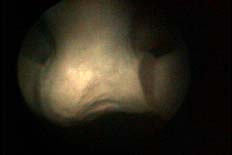
#> input picture pdf_images/p6-000.png, 232 x 155 px, found by its file name
$ python endoscope_depth.py
#> lines starting #> are read from the running program, lines starting #| are printed output that depends on the picture; after the words box and inside, x2 and y2 are one past the last pixel; in counts of white or black regions, pixels touching at a corner belong together
"""
Self-contained endoscope depth estimation script.

Just put this file in your repo with a folder called pdf_images/ containing
the three p6-*.png images from the Wu et al. 2009 paper. Then run:
    python endoscope_depth.py

Outputs per image (in outputs/):
  - paper_endoscope_a.png   (6-panel figure: input, masks, depth, 3D plot)
  - paper_endoscope_a.ply   (colored point cloud for MeshLab/CloudCompare)
  - Same for views b and c
  - paper_endoscope_summary.png  (combined 3-view comparison)

Algorithm:
  Single-image depth from inverse-square + Lambertian shading.
  I = albedo * light / r^2  =>  r = sqrt(albedo * light / I)
  Then: specular masking + edge-aware smoothing.
"""

import os
import numpy as np
from PIL import Image
import matplotlib.pyplot as plt
from scipy.ndimage import gaussian_filter


# =============================================================================
# Core algorithm (was in photometric_depth.py)
# =============================================================================

def to_luminance(rgb):
    """Weighted RGB -> single brightness channel (green-heavy for tissue)."""
    return 0.15 * rgb[..., 0] + 0.70 * rgb[..., 1] + 0.15 * rgb[..., 2]


def detect_specular_mask(rgb, brightness_thresh=0.85, sat_thresh=0.3):
    """Mask pixels that are both very bright AND low-saturation (glints)."""
    luminance = to_luminance(rgb)
    max_c = rgb.max(axis=-1)
    min_c = rgb.min(axis=-1)
    saturation = np.where(max_c > 1e-6, (max_c - min_c) / (max_c + 1e-6), 0.0)
    return (luminance > brightness_thresh) & (saturation < sat_thresh)


def inpaint_mask(image, mask, iterations=20):
    """Iterative neighbor-averaging fill of masked pixels."""
    filled = image.copy()
    filled[mask] = 0.0
    for _ in range(iterations):
        blurred = gaussian_filter(filled, sigma=2.0)
        filled[mask] = blurred[mask]
    return filled


# Diffuse reflectance (albedo) of spine bone under white light. Prepared / dry
# vertebral cortical bone is a bright, near-white diffuse reflector; published
# visible-range diffuse reflectance for bone runs ~0.4 (fresh/wet, blood-tinged)
# to ~0.7 (dry, prepared specimen), so 0.6 is a good mid value for a clean
# vertebral bone. NOTE: in the inverse-square inversion below only the PRODUCT
# albedo * light_power enters, as a uniform sqrt() multiplier on r, so this value
# sets the absolute depth SCALE, not the recovered shape / relative depth map.
SPINE_BONE_ALBEDO = 0.6


def brightness_to_depth(luminance, albedo=SPINE_BONE_ALBEDO, light_power=0.3, eps=1e-3):
    """Inverse-square inversion: r = sqrt(rho * L / I)."""
    safe_I = np.maximum(luminance, eps)
    return np.sqrt(albedo * light_power / safe_I)


def bilateral_smooth(depth, guide, spatial_sigma=10.0, range_sigma=0.08,
                     iterations=4):
    """Edge-aware smoothing of depth using the luminance image as guide."""
    smoothed = depth.copy()
    for _ in range(iterations):
        for shift in [(-1, 0), (1, 0), (0, -1), (0, 1)]:
            shifted_depth = np.roll(smoothed, shift, axis=(0, 1))
            shifted_guide = np.roll(guide, shift, axis=(0, 1))
            weight = np.exp(-((guide - shifted_guide) ** 2) /
                            (2 * range_sigma ** 2))
            smoothed = (1 - 0.25 * weight) * smoothed + \
                       (0.25 * weight) * shifted_depth
    return gaussian_filter(smoothed, sigma=spatial_sigma * 0.3)


# =============================================================================
# PLY export
# =============================================================================

def write_ply(filename, points_xyz, colors_rgb=None):
    """Write a colored point cloud to ASCII PLY format."""
    n = len(points_xyz)
    has_color = colors_rgb is not None
    header = ["ply", "format ascii 1.0", f"element vertex {n}",
              "property float x", "property float y", "property float z"]
    if has_color:
        header += ["property uchar red", "property uchar green",
                   "property uchar blue"]
    header.append("end_header")
    with open(filename, 'w') as f:
        f.write('\n'.join(header) + '\n')
        if has_color:
            for (x, y, z), (r, g, b) in zip(points_xyz, colors_rgb):
                f.write(f"{x:.4f} {y:.4f} {z:.4f} {int(r)} {int(g)} {int(b)}\n")
        else:
            for (x, y, z) in points_xyz:
                f.write(f"{x:.4f} {y:.4f} {z:.4f}\n")


def depth_to_pointcloud(depth, rgb, mask, depth_scale=30.0):
    """Convert depth map -> colored 3D points. Close pixels get high Z."""
    H, W = depth.shape
    j, i = np.meshgrid(np.arange(W), np.arange(H))
    cx, cy = W / 2.0, H / 2.0
    X = (j - cx).astype(np.float32)
    Y = -(i - cy).astype(np.float32)
    Z = -depth.astype(np.float32) * depth_scale
    pts = np.stack([X[mask], Y[mask], Z[mask]], axis=-1)
    cols = (np.clip(rgb, 0, 1) * 255).astype(np.uint8)
    cols = cols[mask]
    return pts, cols


# =============================================================================
# Main per-image processing
# =============================================================================

def print_depth_stats(label, depth, mask):
    valid = depth[mask]
    if len(valid) == 0:
        print(f"  [{label}] no valid pixels!")
        return
    print(f"  --- Depth statistics ({label}) ---")
    print(f"    valid pixels:    {valid.size:>8} of {depth.size} ({100*valid.size/depth.size:.1f}%)")
    print(f"    depth min:       {valid.min():>8.3f}  (closest to scope)")
    print(f"    depth max:       {valid.max():>8.3f}  (farthest in view)")
    print(f"    depth mean:      {valid.mean():>8.3f}")
    print(f"    depth std:       {valid.std():>8.3f}")
    print(f"    depth median:    {np.median(valid):>8.3f}")
    print(f"    range (max-min): {valid.max() - valid.min():>8.3f}")


def process_endoscope_image(path, out_png_path, out_ply_path, title):
    img = Image.open(path).convert('RGB')
    rgb = np.asarray(img, dtype=np.float32) / 255.0
    print(f"\nLoaded {path}: shape {rgb.shape}")

    lum_raw = to_luminance(rgb)
    fov_mask = lum_raw > 0.05
    print(f"  FOV pixels: {fov_mask.sum()} of {fov_mask.size}")

    specular_mask = detect_specular_mask(rgb)
    print(f"  Specular highlights: {specular_mask.sum()} pixels")

    cleaned = rgb.copy()
    for c in range(3):
        cleaned[..., c] = inpaint_mask(rgb[..., c], specular_mask)

    lum = to_luminance(cleaned)
    depth_raw = brightness_to_depth(lum)
    depth = bilateral_smooth(depth_raw, lum)

    print_depth_stats(title, depth, fov_mask)

    pts, cols = depth_to_pointcloud(depth, rgb, fov_mask)
    write_ply(out_ply_path, pts, cols)
    print(f"  Wrote PLY: {out_ply_path}  ({len(pts)} points)")

    # 6-panel figure
    depth_disp = np.where(fov_mask, depth, np.nan)
    fig = plt.figure(figsize=(15, 9), dpi=130)
    fig.patch.set_facecolor('#f5f5f0')
    gs = fig.add_gridspec(2, 3)

    ax = fig.add_subplot(gs[0, 0])
    ax.imshow(rgb)
    ax.set_title('Real endoscope image\n(from Wu et al. 2009)',
                  fontsize=11, fontweight='bold')
    ax.axis('off')

    ax = fig.add_subplot(gs[0, 1])
    ax.imshow(rgb)
    overlay = np.zeros((*specular_mask.shape, 4))
    overlay[specular_mask] = [1, 0, 0, 0.5]
    ax.imshow(overlay)
    ax.set_title(f'Specular highlights\n({specular_mask.sum()} pixels)',
                  fontsize=11, fontweight='bold')
    ax.axis('off')

    ax = fig.add_subplot(gs[0, 2])
    ax.imshow(np.clip(cleaned, 0, 1))
    ax.set_title('After inpainting', fontsize=11, fontweight='bold')
    ax.axis('off')

    ax = fig.add_subplot(gs[1, 0])
    vmin = np.nanpercentile(depth_disp, 5)
    vmax = np.nanpercentile(depth_disp, 95)
    im = ax.imshow(depth_disp, cmap='turbo', vmin=vmin, vmax=vmax)
    ax.set_title('Estimated depth\nBLUE = close, RED = far',
                  fontsize=11, fontweight='bold')
    ax.axis('off')
    plt.colorbar(im, ax=ax, shrink=0.75, label='relative depth')

    ax = fig.add_subplot(gs[1, 1])
    ax.imshow(rgb * 0.55)
    ax.imshow(depth_disp, cmap='turbo', vmin=vmin, vmax=vmax, alpha=0.55)
    ax.set_title('Depth overlay on image',
                  fontsize=11, fontweight='bold')
    ax.axis('off')

    ax = fig.add_subplot(gs[1, 2], projection='3d')
    Hh, Ww = depth.shape
    step = max(1, Ww // 60)
    yy, xx = np.mgrid[0:Hh:step, 0:Ww:step]
    zz = depth[::step, ::step]
    mm = fov_mask[::step, ::step]
    zz_m = np.where(mm, zz, np.nan)
    ax.plot_surface(xx, yy, -zz_m, cmap='turbo',
                     vmin=-vmax, vmax=-vmin,
                     linewidth=0, antialiased=True, alpha=0.95)
    ax.set_title('3D reconstruction', fontsize=11, fontweight='bold')
    ax.set_xlabel('x (px)'); ax.set_ylabel('y (px)'); ax.set_zlabel('-depth')
    ax.view_init(elev=50, azim=-65)

    fig.suptitle(f'Photometric depth on REAL endoscope photo: {title}',
                  fontsize=13, y=1.0, fontweight='bold')
    plt.tight_layout()
    plt.savefig(out_png_path, dpi=130, bbox_inches='tight', facecolor='#f5f5f0')
    plt.close()
    print(f"  Wrote PNG: {out_png_path}")
    return depth, fov_mask


# =============================================================================
# Driver
# =============================================================================

def main():
    out_dir = './outputs'
    os.makedirs(out_dir, exist_ok=True)

    candidates = [
        ('./pdf_images/p6-000.png', 'paper_endoscope_a',
         'view A (artificial spine, view 1)'),
        ('./pdf_images/p6-006.png', 'paper_endoscope_b',
         'view B (artificial spine, view 2)'),
        ('./pdf_images/p6-007.png', 'paper_endoscope_c',
         'view C (artificial spine, view 3)'),
    ]

    print("=" * 70)
    print(" PHOTOMETRIC DEPTH ESTIMATION ON REAL ENDOSCOPE PHOTOS")
    print(" Source: Wu, Narasimhan, Jaramaz (2009), IJCV - Figure 3")
    print("=" * 70)

    results = []
    for src, base, title in candidates:
        if not os.path.exists(src):
            print(f"\n!! Skipping {src}: file not found")
            continue
        png_path = f'{out_dir}/{base}.png'
        ply_path = f'{out_dir}/{base}.ply'
        depth, mask = process_endoscope_image(src, png_path, ply_path, title)
#> in process_endoscope_image, img is the input picture: PIL image 232x155 RGB; mean R, G, B 44.4, 38.7, 27.3
#| Loaded ./pdf_images/p6-000.png: shape (155, 232, 3)
#> in process_endoscope_image, `fov_mask = lum_raw > 0.05`:
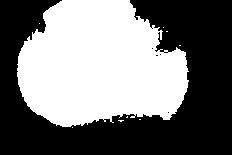
#> fov_mask: shape (155, 232) bool; 46.3% white; 9 white regions (8 under 20 px), largest, box (x1, y1, x2, y2) and area: (17, 0, 189, 127) 16624
#|   FOV pixels: 16644 of 35960
#> in detect_specular_mask, `saturation = np.where(max_c > 1e-6, (max_c - min_c) / (max_c + 1e-6), ..`:
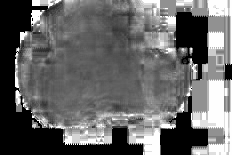
#> saturation: shape (155, 232) float32; min 0, max 1, mean 0.401
#> in detect_specular_mask, `return (luminance > brightness_thresh) & (saturation < sat_thresh)`: returned value: shape (155, 232) bool; every value is 0
#|   Specular highlights: 0 pixels
#> after the loop in bilateral_smooth, `for _ in range(iterations):`:
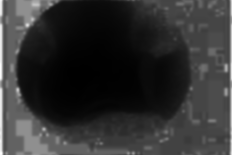
#> smoothed: shape (155, 232) float32; min 0.453, max 11.67, mean 2.62; drawn with min black and max white
#> in bilateral_smooth, `return gaussian_filter(smoothed, sigma=spatial_sigma * 0.3)`:
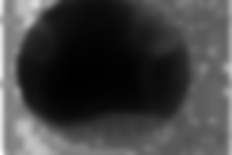
#> returned value: shape (155, 232) float32; min 0.46, max 8.85, mean 2.62; drawn with min black and max white
#> in print_depth_stats, `valid = depth[mask]`: valid = 16644 values, max 3.71 at index 12132, min 0.46 at index 9829, mean 0.988
#|     valid pixels:       16644 of 35960 (46.3%)
#|     depth min:          0.460  (closest to scope)
#|     depth max:          3.712  (farthest in view)
#|     depth mean:         0.988
#|     depth std:          0.434
#|     depth median:       0.888
#|     range (max-min):    3.252
#> in depth_to_pointcloud, `Z = -depth.astype(np.float32) * depth_scale`:
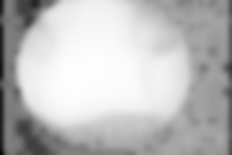
#> Z: shape (155, 232) float32; min -265.6, max -13.8, mean -78.72; drawn with min black and max white
#> in write_ply, `n = len(points_xyz)`: n = 16644
#> in write_ply, `has_color = colors_rgb is not None`: has_color = True
#> in write_ply, `header = ["ply", "format ascii 1.0", f"element vertex {n}", "property ..`: header = ['ply', 'format ascii 1.0', 'element vertex 16644', 'property float x', 'property float y', 'property float z']
#> in write_ply, `header += ["property uchar red", "property uchar green", "property uch..`: header = ['ply', 'format ascii 1.0', 'element vertex 16644', 'property float x', 'property float y', 'property float z', 'property uchar red', 'property uchar green', 'property uchar blue']
#> the loop in write_ply, `for (x, y, z), (r, g, b) in zip(points_xyz, colors_rgb):` made 16644 passes
#> (z, r, g, b) on passes 1 to 3: (-63.23, 14, 21, 13), (-57.86, 18, 26, 13), (-54.09, 21, 28, 10)
#|   Wrote PLY: ./outputs/paper_endoscope_a.ply  (16644 points)
#> in process_endoscope_image, `depth_disp = np.where(fov_mask, depth, np.nan)`:
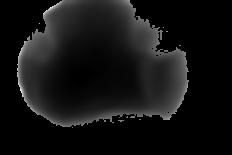
#> depth_disp: shape (155, 232) float32; 53.72% of the values are NaN or infinite; the others: min 0.46, max 3.71, mean 0.988; drawn with min black, max white, NaN and infinite black
#> in process_endoscope_image, `vmin = np.nanpercentile(depth_disp, 5)`: vmin = 0.513
#> in process_endoscope_image, `vmax = np.nanpercentile(depth_disp, 95)`: vmax = 1.83
#> in process_endoscope_image, `mm = fov_mask[::step, ::step]`: mm: shape (52, 78) bool; 45.9% white; 1 white region, box (x1, y1, x2, y2) and area: (6, 0, 63, 43) 1863
#> in process_endoscope_image, `plt.savefig(out_png_path, dpi=130, bbox_inches='tight', facecolor='#f5..`:
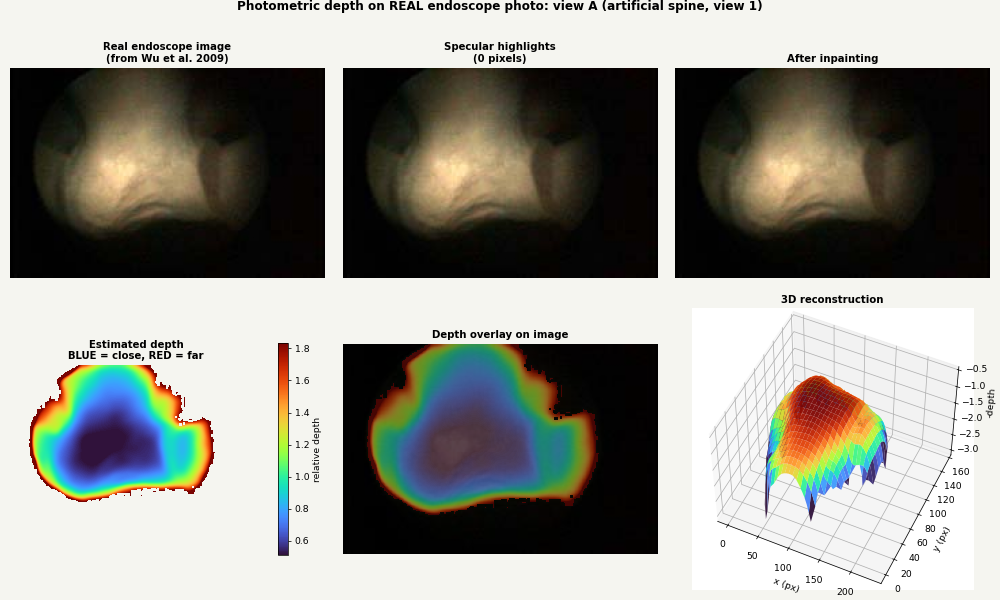
#> figure drawn by matplotlib, 7 panels
        results.append((src, base, depth, mask))
#> pass 2 of the loop in main, `for src, base, title in candidates:`:
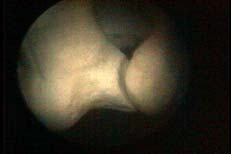
#> input picture pdf_images/p6-006.png, 231 x 154 px, found by its file name
#> in process_endoscope_image, img is the input picture: PIL image 231x154 RGB; mean R, G, B 58.9, 53.1, 38.6
#> rgb: shape (154, 231, 3) float32
#| Loaded ./pdf_images/p6-006.png: shape (154, 231, 3)
#> in process_endoscope_image (call 2), `fov_mask = lum_raw > 0.05`:
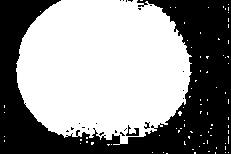
#> fov_mask: shape (154, 231) bool; 56.9% white; 22 black regions (19 under 20 px), largest, box (x1, y1, x2, y2) and area: (0, 0, 231, 154) 15188, (126, 125, 139, 136) 63, (144, 122, 150, 129) 22
#|   FOV pixels: 20236 of 35574
#> max_c: shape (154, 231) float32
#> min_c: shape (154, 231) float32
#> saturation: shape (154, 231) float32
#|   Specular highlights: 48 pixels
#> safe_I: shape (154, 231) float32
#|     valid pixels:       20236 of 35574 (56.9%)
#|     depth min:          0.453  (closest to scope)
#|     depth max:          6.140  (farthest in view)
#|     depth mean:         0.971
#|     depth std:          0.476
#|     depth median:       0.820
#|     range (max-min):    5.687
#> Z: shape (154, 231) float32
#> the loop in write_ply (call 2), `for (x, y, z), (r, g, b) in zip(points_xyz, colors_rgb):` made 20236 passes
#> (x, z, r, g, b) on passes 1 to 3: (-54.5, -52.55, 19, 16, 1), (-53.5, -47.79, 29, 23, 9), (-52.5, -44.46, 35, 28, 12)
#|   Wrote PLY: ./outputs/paper_endoscope_b.ply  (20236 points)
#> depth_disp: shape (154, 231) float32
#> in process_endoscope_image (call 2), `vmin = np.nanpercentile(depth_disp, 5)`: vmin = 0.49
#> in process_endoscope_image (call 2), `vmax = np.nanpercentile(depth_disp, 95)`: vmax = 1.84
#> zz: shape (52, 77) float32
#> mm: shape (52, 77) bool; 56.8% white; 8 black regions (7 under 20 px), largest, box (x1, y1, x2, y2) and area: (0, 0, 77, 52) 1717
#> zz_m: shape (52, 77) float32
#> xx: shape (52, 77) int64
#> in process_endoscope_image (call 2), `plt.savefig(out_png_path, dpi=130, bbox_inches='tight', facecolor='#f5..`:
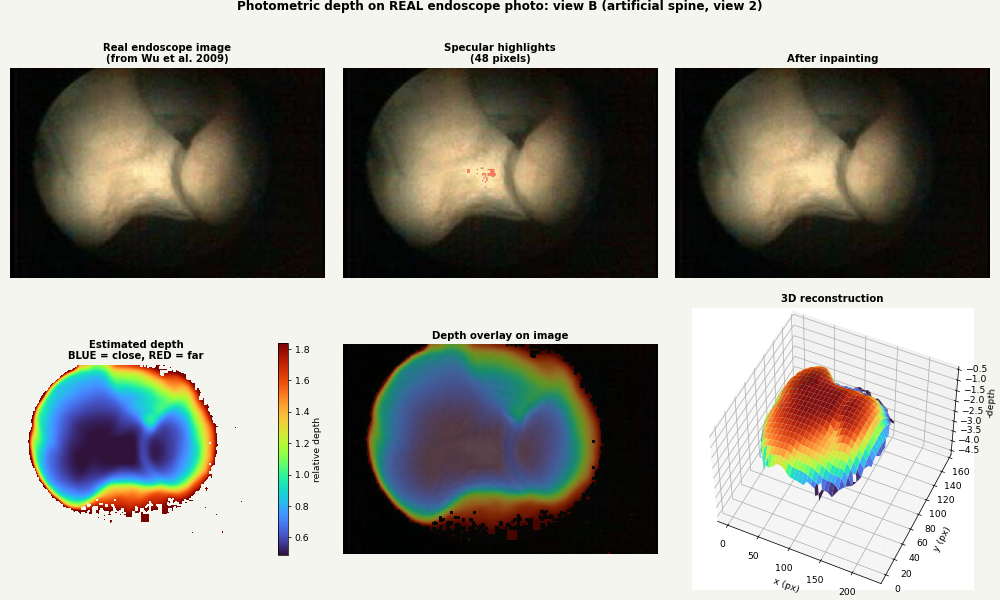
#> figure drawn by matplotlib, 7 panels

    if len(results) >= 3:
        print("\n" + "=" * 70)
        print(" Building combined summary figure...")
        print("=" * 70)
        fig, axes = plt.subplots(2, 3, figsize=(14, 7.5), dpi=130)
        fig.patch.set_facecolor('#f5f5f0')
        for col, (src, base, depth, mask) in enumerate(results[:3]):
            img = np.asarray(Image.open(src).convert('RGB'), dtype=np.float32) / 255.0
            axes[0, col].imshow(img)
            axes[0, col].set_title(f'Endoscope view {chr(65+col)}',
                                    fontsize=11, fontweight='bold')
            axes[0, col].axis('off')
            depth_disp = np.where(mask, depth, np.nan)
            vmin = np.nanpercentile(depth_disp, 5)
#> vmin = 0.513
            vmax = np.nanpercentile(depth_disp, 95)
#> vmax = 1.83
            im = axes[1, col].imshow(depth_disp, cmap='turbo',
                                      vmin=vmin, vmax=vmax)
            axes[1, col].set_title('Estimated depth',
                                    fontsize=11, fontweight='bold')
            axes[1, col].axis('off')
            plt.colorbar(im, ax=axes[1, col], shrink=0.7, label='relative depth')
#> pass 2 of the loop in main, `for col, (src, base, depth, mask) in enumerate(results[:3]):`:
#> in main, `vmin = np.nanpercentile(depth_disp, 5)`: vmin = 0.49
#> in main, `vmax = np.nanpercentile(depth_disp, 95)`: vmax = 1.84
        fig.suptitle('Photometric depth estimation on REAL endoscope photos\n'
                      '(Wu et al. 2009, Figure 3 source images)',
                      fontsize=13, y=1.02, fontweight='bold')
        plt.tight_layout()
        summary = f'{out_dir}/paper_endoscope_summary.png'
        plt.savefig(summary, dpi=130, bbox_inches='tight', facecolor='#f5f5f0')
        plt.close()
        print(f"\n>>> Combined summary written to: {summary}\n")

    print("=" * 70)
    print(" Output files in", out_dir + ':')
    print("=" * 70)
    for f in sorted(os.listdir(out_dir)):
        size_kb = os.path.getsize(os.path.join(out_dir, f)) / 1024
        print(f"  {f:<40s}  ({size_kb:>7.1f} KB)")
    print("\nPLY files can be viewed with MeshLab, CloudCompare, or Blender.\n")


if __name__ == '__main__':
    main()
